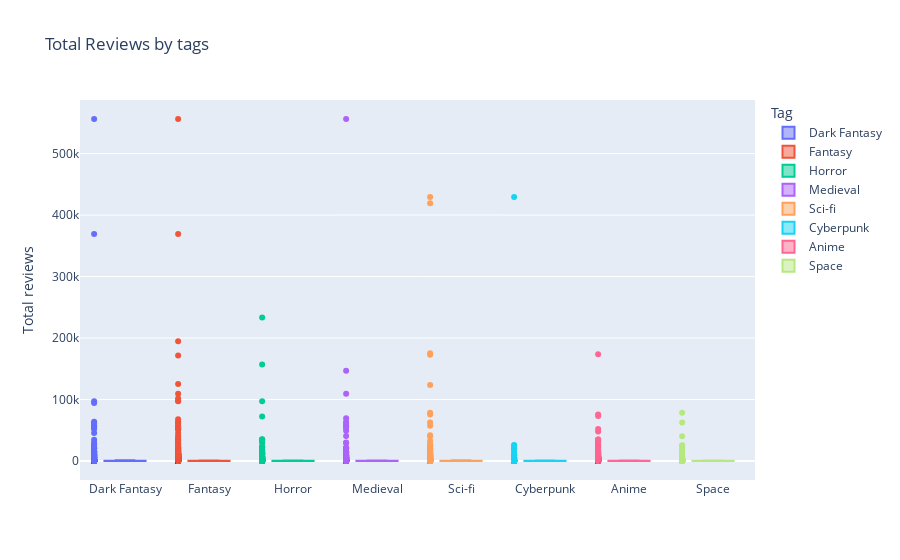

The code cell stored with this chart in its notebook:
### Markdown cell above
#### Reviews

### Code cell
fig = go.Figure()

for tag in tags:
    fig.add_trace(go.Box(
        y=analysis_df[analysis_df["tags"]==tag]["total_reviews"],
        name=tag,
        text = analysis_df[analysis_df["tags"]==tag]["name"],
        hovertemplate='<br>Game: %{text}<br>Reviews: %{y}',
    ))
    
fig.update_traces(boxpoints='all',
                  jitter=0)

fig.update_layout(
    title="Total Reviews by tags",
    yaxis_title="Total reviews",
    legend_title="Tag",
    height=800
    )
    
fig.show()

### Figure 1 — Plotly figure (JSON) as saved in the notebook; plotly's stock layout.template omitted (floating-point values rounded to 4 significant figures; data arrays with more than 128 entries replaced by an {"elided": "..."} marker saying what was removed)
{"data": [{"boxpoints": "all", "hovertemplate": "<br>Game: %{text}<br>Reviews: %{y}", "jitter": 0, "name": "Dark Fantasy", "text": {"elided": "550 str values"}, "type": "box", "y": {"elided": "550 int values"}}, {"boxpoints": "all", "hovertemplate": "<br>Game: %{text}<br>Reviews: %{y}", "jitter": 0, "name": "Fantasy", "text": {"elided": "2393 str values"}, "type": "box", "y": {"elided": "2393 int values"}}, {"boxpoints": "all", "hovertemplate": "<br>Game: %{text}<br>Reviews: %{y}", "jitter": 0, "name": "Horror", "text": {"elided": "624 str values"}, "type": "box", "y": {"elided": "624 int values"}}, {"boxpoints": "all", "hovertemplate": "<br>Game: %{text}<br>Reviews: %{y}", "jitter": 0, "name": "Medieval", "text": {"elided": "616 str values"}, "type": "box", "y": {"elided": "616 int values"}}, {"boxpoints": "all", "hovertemplate": "<br>Game: %{text}<br>Reviews: %{y}", "jitter": 0, "name": "Sci-fi", "text": {"elided": "693 str values"}, "type": "box", "y": {"elided": "693 int values"}}, {"boxpoints": "all", "hovertemplate": "<br>Game: %{text}<br>Reviews: %{y}", "jitter": 0, "name": "Cyberpunk", "text": {"elided": "185 str values"}, "type": "box", "y": {"elided": "185 int values"}}, {"boxpoints": "all", "hovertemplate": "<br>Game: %{text}<br>Reviews: %{y}", "jitter": 0, "name": "Anime", "text": {"elided": "1616 str values"}, "type": "box", "y": {"elided": "1616 int values"}}, {"boxpoints": "all", "hovertemplate": "<br>Game: %{text}<br>Reviews: %{y}", "jitter": 0, "name": "Space", "text": {"elided": "302 str values"}, "type": "box", "y": {"elided": "302 int values"}}], "layout": {"autosize": true, "legend": {"title": {"text": "Tag"}}, "title": {"text": "Total Reviews by tags"}, "xaxis": {"autorange": true, "range": [-0.5252, 7.5], "type": "category"}, "yaxis": {"autorange": true, "range": [-30900.0, 587100.0], "title": {"text": "Total reviews"}, "type": "linear"}}}
